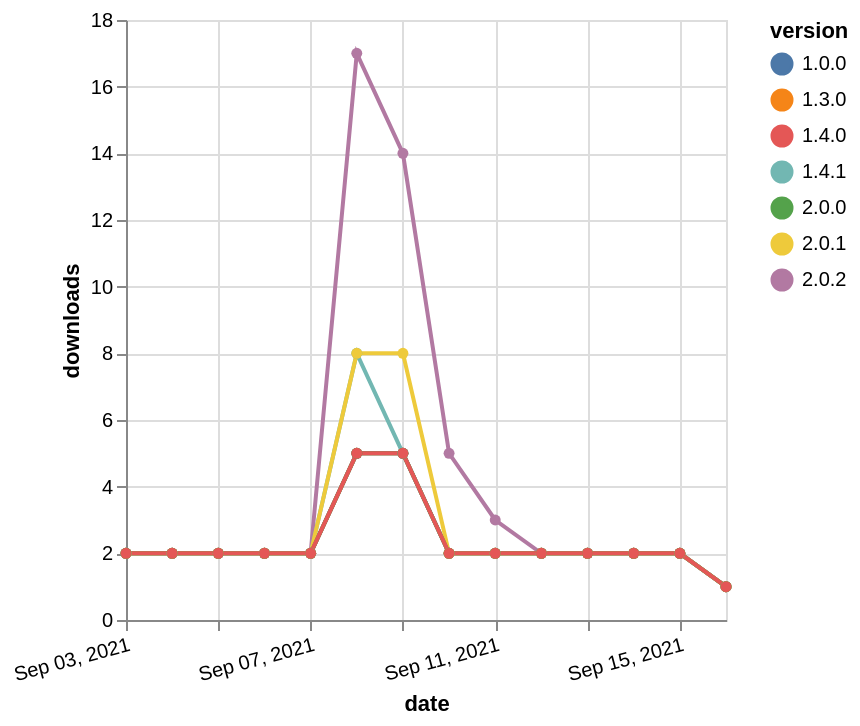

The Vega-Lite source for this figure:
### Vega-Lite specification from a JSON file in a GitHub repository (floating-point values rounded to 4 significant figures)
{"$schema": "https://vega.github.io/schema/vega-lite/v5.json", "description": "A simple bar chart with embedded data.", "data": {"values": [{"date": "2021-09-03", "total": 6721, "delta": 2, "version": "2.0.2"}, {"date": "2021-09-04", "total": 6723, "delta": 2, "version": "2.0.2"}, {"date": "2021-09-05", "total": 6725, "delta": 2, "version": "2.0.2"}, {"date": "2021-09-06", "total": 6727, "delta": 2, "version": "2.0.2"}, {"date": "2021-09-07", "total": 6729, "delta": 2, "version": "2.0.2"}, {"date": "2021-09-08", "total": 6746, "delta": 17, "version": "2.0.2"}, {"date": "2021-09-09", "total": 6760, "delta": 14, "version": "2.0.2"}, {"date": "2021-09-10", "total": 6765, "delta": 5, "version": "2.0.2"}, {"date": "2021-09-11", "total": 6768, "delta": 3, "version": "2.0.2"}, {"date": "2021-09-12", "total": 6770, "delta": 2, "version": "2.0.2"}, {"date": "2021-09-13", "total": 6772, "delta": 2, "version": "2.0.2"}, {"date": "2021-09-14", "total": 6774, "delta": 2, "version": "2.0.2"}, {"date": "2021-09-15", "total": 6776, "delta": 2, "version": "2.0.2"}, {"date": "2021-09-16", "total": 6777, "delta": 1, "version": "2.0.2"}, {"date": "2021-09-03", "total": 3388, "delta": 2, "version": "1.3.0"}, {"date": "2021-09-04", "total": 3390, "delta": 2, "version": "1.3.0"}, {"date": "2021-09-05", "total": 3392, "delta": 2, "version": "1.3.0"}, {"date": "2021-09-06", "total": 3394, "delta": 2, "version": "1.3.0"}, {"date": "2021-09-07", "total": 3396, "delta": 2, "version": "1.3.0"}, {"date": "2021-09-08", "total": 3401, "delta": 5, "version": "1.3.0"}, {"date": "2021-09-09", "total": 3406, "delta": 5, "version": "1.3.0"}, {"date": "2021-09-10", "total": 3408, "delta": 2, "version": "1.3.0"}, {"date": "2021-09-11", "total": 3410, "delta": 2, "version": "1.3.0"}, {"date": "2021-09-12", "total": 3412, "delta": 2, "version": "1.3.0"}, {"date": "2021-09-13", "total": 3414, "delta": 2, "version": "1.3.0"}, {"date": "2021-09-14", "total": 3416, "delta": 2, "version": "1.3.0"}, {"date": "2021-09-15", "total": 3418, "delta": 2, "version": "1.3.0"}, {"date": "2021-09-16", "total": 3419, "delta": 1, "version": "1.3.0"}, {"date": "2021-09-03", "total": 3380, "delta": 2, "version": "1.0.0"}, {"date": "2021-09-04", "total": 3382, "delta": 2, "version": "1.0.0"}, {"date": "2021-09-05", "total": 3384, "delta": 2, "version": "1.0.0"}, {"date": "2021-09-06", "total": 3386, "delta": 2, "version": "1.0.0"}, {"date": "2021-09-07", "total": 3388, "delta": 2, "version": "1.0.0"}, {"date": "2021-09-08", "total": 3393, "delta": 5, "version": "1.0.0"}, {"date": "2021-09-09", "total": 3398, "delta": 5, "version": "1.0.0"}, {"date": "2021-09-10", "total": 3400, "delta": 2, "version": "1.0.0"}, {"date": "2021-09-11", "total": 3402, "delta": 2, "version": "1.0.0"}, {"date": "2021-09-12", "total": 3404, "delta": 2, "version": "1.0.0"}, {"date": "2021-09-13", "total": 3406, "delta": 2, "version": "1.0.0"}, {"date": "2021-09-14", "total": 3408, "delta": 2, "version": "1.0.0"}, {"date": "2021-09-15", "total": 3410, "delta": 2, "version": "1.0.0"}, {"date": "2021-09-16", "total": 3411, "delta": 1, "version": "1.0.0"}, {"date": "2021-09-03", "total": 4622, "delta": 2, "version": "1.4.1"}, {"date": "2021-09-04", "total": 4624, "delta": 2, "version": "1.4.1"}, {"date": "2021-09-05", "total": 4626, "delta": 2, "version": "1.4.1"}, {"date": "2021-09-06", "total": 4628, "delta": 2, "version": "1.4.1"}, {"date": "2021-09-07", "total": 4630, "delta": 2, "version": "1.4.1"}, {"date": "2021-09-08", "total": 4638, "delta": 8, "version": "1.4.1"}, {"date": "2021-09-09", "total": 4643, "delta": 5, "version": "1.4.1"}, {"date": "2021-09-10", "total": 4645, "delta": 2, "version": "1.4.1"}, {"date": "2021-09-11", "total": 4647, "delta": 2, "version": "1.4.1"}, {"date": "2021-09-12", "total": 4649, "delta": 2, "version": "1.4.1"}, {"date": "2021-09-13", "total": 4651, "delta": 2, "version": "1.4.1"}, {"date": "2021-09-14", "total": 4653, "delta": 2, "version": "1.4.1"}, {"date": "2021-09-15", "total": 4655, "delta": 2, "version": "1.4.1"}, {"date": "2021-09-16", "total": 4656, "delta": 1, "version": "1.4.1"}, {"date": "2021-09-03", "total": 4883, "delta": 2, "version": "2.0.1"}, {"date": "2021-09-04", "total": 4885, "delta": 2, "version": "2.0.1"}, {"date": "2021-09-05", "total": 4887, "delta": 2, "version": "2.0.1"}, {"date": "2021-09-06", "total": 4889, "delta": 2, "version": "2.0.1"}, {"date": "2021-09-07", "total": 4891, "delta": 2, "version": "2.0.1"}, {"date": "2021-09-08", "total": 4899, "delta": 8, "version": "2.0.1"}, {"date": "2021-09-09", "total": 4907, "delta": 8, "version": "2.0.1"}, {"date": "2021-09-10", "total": 4909, "delta": 2, "version": "2.0.1"}, {"date": "2021-09-11", "total": 4911, "delta": 2, "version": "2.0.1"}, {"date": "2021-09-12", "total": 4913, "delta": 2, "version": "2.0.1"}, {"date": "2021-09-13", "total": 4915, "delta": 2, "version": "2.0.1"}, {"date": "2021-09-14", "total": 4917, "delta": 2, "version": "2.0.1"}, {"date": "2021-09-15", "total": 4919, "delta": 2, "version": "2.0.1"}, {"date": "2021-09-16", "total": 4920, "delta": 1, "version": "2.0.1"}, {"date": "2021-09-03", "total": 3467, "delta": 2, "version": "2.0.0"}, {"date": "2021-09-04", "total": 3469, "delta": 2, "version": "2.0.0"}, {"date": "2021-09-05", "total": 3471, "delta": 2, "version": "2.0.0"}, {"date": "2021-09-06", "total": 3473, "delta": 2, "version": "2.0.0"}, {"date": "2021-09-07", "total": 3475, "delta": 2, "version": "2.0.0"}, {"date": "2021-09-08", "total": 3480, "delta": 5, "version": "2.0.0"}, {"date": "2021-09-09", "total": 3485, "delta": 5, "version": "2.0.0"}, {"date": "2021-09-10", "total": 3487, "delta": 2, "version": "2.0.0"}, {"date": "2021-09-11", "total": 3489, "delta": 2, "version": "2.0.0"}, {"date": "2021-09-12", "total": 3491, "delta": 2, "version": "2.0.0"}, {"date": "2021-09-13", "total": 3493, "delta": 2, "version": "2.0.0"}, {"date": "2021-09-14", "total": 3495, "delta": 2, "version": "2.0.0"}, {"date": "2021-09-15", "total": 3497, "delta": 2, "version": "2.0.0"}, {"date": "2021-09-16", "total": 3498, "delta": 1, "version": "2.0.0"}, {"date": "2021-09-03", "total": 3399, "delta": 2, "version": "1.4.0"}, {"date": "2021-09-04", "total": 3401, "delta": 2, "version": "1.4.0"}, {"date": "2021-09-05", "total": 3403, "delta": 2, "version": "1.4.0"}, {"date": "2021-09-06", "total": 3405, "delta": 2, "version": "1.4.0"}, {"date": "2021-09-07", "total": 3407, "delta": 2, "version": "1.4.0"}, {"date": "2021-09-08", "total": 3412, "delta": 5, "version": "1.4.0"}, {"date": "2021-09-09", "total": 3417, "delta": 5, "version": "1.4.0"}, {"date": "2021-09-10", "total": 3419, "delta": 2, "version": "1.4.0"}, {"date": "2021-09-11", "total": 3421, "delta": 2, "version": "1.4.0"}, {"date": "2021-09-12", "total": 3423, "delta": 2, "version": "1.4.0"}, {"date": "2021-09-13", "total": 3425, "delta": 2, "version": "1.4.0"}, {"date": "2021-09-14", "total": 3427, "delta": 2, "version": "1.4.0"}, {"date": "2021-09-15", "total": 3429, "delta": 2, "version": "1.4.0"}, {"date": "2021-09-16", "total": 3430, "delta": 1, "version": "1.4.0"}]}, "width": "container", "mark": {"type": "line", "point": {"filled": true}}, "encoding": {"x": {"field": "date", "type": "temporal", "timeUnit": "yearmonthdate", "title": "date", "axis": {"labelAngle": -15}}, "y": {"field": "delta", "type": "quantitative", "title": "downloads"}, "color": {"field": "version", "type": "nominal"}, "tooltip": {"field": "delta"}}}
